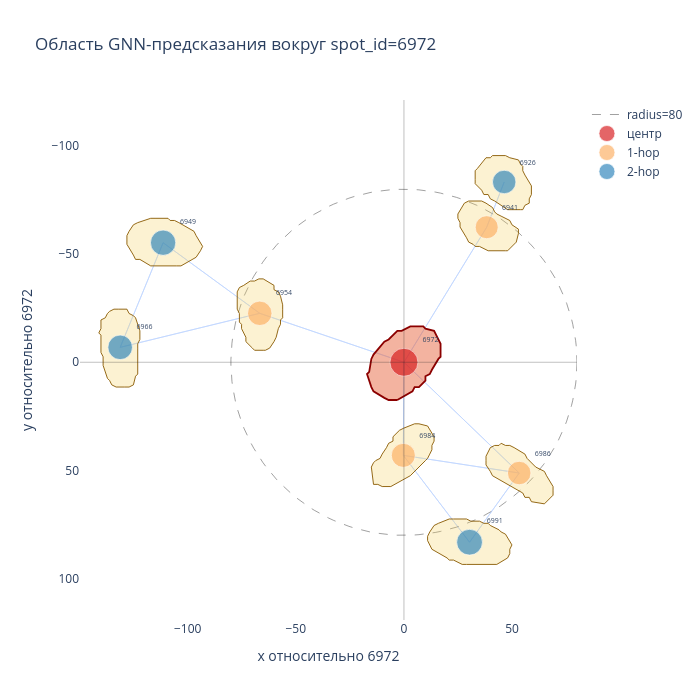

Source (notebook cell):
### Markdown cell above
## Локальная область предсказания вокруг клетки 6972

Здесь `spot_id=6972` ставится в центр координат `(0, 0)`. Рисуется k-hop окрестность по GNN-графу: при `receptive_hops = 4` это соответствует стандартному числу message passing слоёв в one-step GNN.

### Code cell
center_spot_id = 6972
receptive_hops = 2
show_contours = True
show_all_direct_radius = True

if "graph" not in globals() or "nodes" not in globals() or "pos" not in globals():
    raise RuntimeError("Сначала выполните предыдущую ячейку, которая строит GNN-граф для выбранного кадра.")

node_ids_numeric = pd.to_numeric(nodes[gnn_cfg.node_id_col], errors="coerce")
center_matches = np.flatnonzero(node_ids_numeric.to_numpy() == center_spot_id)
if len(center_matches) == 0:
    available_ids = node_ids_numeric.dropna().astype(int).tolist()
    raise ValueError(
        f"spot_id={center_spot_id} не найден в текущем графе frame={frame_index}. "
        f"Первые доступные spot_id: {available_ids[:20]}"
    )
center_idx = int(center_matches[0])
center_xy = pos[center_idx].copy()

adjacency = {index: set() for index in range(graph.num_nodes)}
for source, target in graph.edge_index.T:
    source = int(source)
    target = int(target)
    adjacency[source].add(target)
    adjacency[target].add(source)

hop_by_node = {center_idx: 0}
frontier = {center_idx}
for hop in range(1, receptive_hops + 1):
    next_frontier = set()
    for node in frontier:
        next_frontier.update(adjacency[node])
    next_frontier -= set(hop_by_node)
    for node in sorted(next_frontier):
        hop_by_node[node] = hop
    frontier = next_frontier

selected = sorted(hop_by_node, key=lambda index: (hop_by_node[index], index))
selected_set = set(selected)
relative_pos = pos - center_xy

selected_edges = []
for source, target in graph.edge_index.T:
    source = int(source)
    target = int(target)
    if source in selected_set and target in selected_set:
        selected_edges.append((source, target))

print(f"Центральная клетка spot_id: {center_spot_id}")
print(f"Абсолютные координаты центра: x={center_xy[0]:.2f}, y={center_xy[1]:.2f}")
print(f"receptive_hops: {receptive_hops}")
print(f"Узлов в области: {len(selected)} из {graph.num_nodes}")
print(f"Рёбер внутри области: {len(selected_edges)}")
print("Узлов по hop:", {hop: sum(1 for value in hop_by_node.values() if value == hop) for hop in range(receptive_hops + 1)})

hop_colors = {0: "#d7191c", 1: "#fdae61", 2: "#2b83ba", 3: "#abdda4", 4: "#8073ac"}

fig = go.Figure()

# Radius circle
if show_all_direct_radius and gnn_cfg.edge_radius is not None:
    theta = np.linspace(0, 2 * np.pi, 200)
    r = float(gnn_cfg.edge_radius)
    fig.add_trace(go.Scatter(
        x=(r * np.cos(theta)).tolist(), y=(r * np.sin(theta)).tolist(),
        mode="lines",
        line=dict(color="#555555", width=1.0, dash="dash"),
        opacity=0.55, showlegend=True, hoverinfo="skip",
        name=f"radius={gnn_cfg.edge_radius:g}",
    ))

# Edges
if selected_edges:
    edge_x, edge_y = [], []
    for source, target in selected_edges:
        edge_x += [float(relative_pos[source][0]), float(relative_pos[target][0]), None]
        edge_y += [float(relative_pos[source][1]), float(relative_pos[target][1]), None]
    fig.add_trace(go.Scatter(
        x=edge_x, y=edge_y, mode="lines",
        line=dict(color="#4f8cff", width=0.8),
        opacity=0.35, showlegend=False, hoverinfo="skip",
    ))

# Cell contours
if show_contours and "contour_xy_local" in nodes.columns:
    for index in selected:
        contour = parse_local_contour(nodes.loc[index, "contour_xy_local"])
        if contour is None:
            continue
        is_center = index == center_idx
        contour_xy = contour + relative_pos[index]
        cx = np.append(contour_xy[:, 0], contour_xy[0, 0]).tolist()
        cy = np.append(contour_xy[:, 1], contour_xy[0, 1]).tolist()
        fig.add_trace(go.Scatter(
            x=cx, y=cy, mode="lines", fill="toself",
            fillcolor="rgba(228,87,46,0.45)" if is_center else "rgba(242,201,76,0.25)",
            line=dict(color="#8b0000" if is_center else "#8a5a00", width=1.8 if is_center else 0.9),
            showlegend=False, hoverinfo="skip",
        ))

# Nodes grouped by hop
area_max_val = float(np.nanmax(pd.to_numeric(nodes["AREA"], errors="coerce").fillna(0))) if "AREA" in nodes.columns else 1.0
for hop in range(receptive_hops + 1):
    hop_nodes = [index for index in selected if hop_by_node[index] == hop]
    if not hop_nodes:
        continue
    xy = relative_pos[hop_nodes]
    if "AREA" in nodes.columns:
        area = pd.to_numeric(nodes.loc[hop_nodes, "AREA"], errors="coerce").fillna(0.0).to_numpy(dtype=float)
        sizes = (8 + 20 * np.sqrt(area / max(area_max_val, 1.0))).tolist()
    else:
        sizes = 12 if hop == 0 else 8
    hop_ids = [
        str(int(node_ids_numeric.iloc[index])) if pd.notna(node_ids_numeric.iloc[index]) else ""
        for index in hop_nodes
    ]
    fig.add_trace(go.Scatter(
        x=xy[:, 0].tolist(), y=xy[:, 1].tolist(),
        mode="markers+text",
        marker=dict(color=hop_colors.get(hop, "#999999"), size=sizes, line=dict(color="white", width=0.7)),
        text=hop_ids,
        textposition="top right", textfont=dict(size=7),
        opacity=0.95,
        name="центр" if hop == 0 else f"{hop}-hop",
    ))

fig.add_hline(y=0, line=dict(color="#222222", width=0.8), opacity=0.35)
fig.add_vline(x=0, line=dict(color="#222222", width=0.8), opacity=0.35)

fig.update_layout(
    title=f"Область GNN-предсказания вокруг spot_id={center_spot_id}",
    xaxis_title="x относительно 6972",
    yaxis_title="y относительно 6972",
    yaxis=dict(autorange="reversed", scaleanchor="x", scaleratio=1),
    xaxis=dict(constrain="domain"),
    width=700, height=700,
    plot_bgcolor="white",
)
fig.show()

### Figure 1 — Plotly figure (JSON) as saved in the notebook; plotly's stock layout.template omitted (floating-point values rounded to 4 significant figures; data arrays with more than 128 entries replaced by an {"elided": "..."} marker saying what was removed)
{"data": [{"hoverinfo": "skip", "line": {"color": "#555555", "dash": "dash", "width": 1}, "mode": "lines", "name": "radius=80", "opacity": 0.55, "showlegend": true, "type": "scatter", "x": {"elided": "200 float values"}, "y": {"elided": "200 float values"}}, {"hoverinfo": "skip", "line": {"color": "#4f8cff", "width": 0.8}, "mode": "lines", "opacity": 0.35, "showlegend": false, "type": "scatter", "x": [-111.3, -66.66, null, -111.3, -131.2, null, -0.2995, 53.28, null, -0.2995, 30.33, null, -0.2995, 0, null, -66.66, -111.3, null, -66.66, -131.2, null, -66.66, 0, null, 53.28, -0.2995, null, 53.28, 30.33, null, 53.28, 0, null, 46.34, 38.25, null, 30.33, -0.2995, null, 30.33, 53.28, null, -131.2, -111.3, null, -131.2, -66.66, null, 0, -0.2995, null, 0, -66.66, null, 0, 53.28, null, 0, 38.25, null, 38.25, 46.34, null, 38.25, 0, null], "y": [-55.27, -22.63, null, -55.27, -6.897, null, 43.04, 51.21, null, 43.04, 83.19, null, 43.04, 0, null, -22.63, -55.27, null, -22.63, -6.897, null, -22.63, 0, null, 51.21, 43.04, null, 51.21, 83.19, null, 51.21, 0, null, -83.35, -62.42, null, 83.19, 43.04, null, 83.19, 51.21, null, -6.897, -55.27, null, -6.897, -22.63, null, 0, 43.04, null, 0, -22.63, null, 0, 51.21, null, 0, -62.42, null, -62.42, -83.35, null, -62.42, 0, null]}, {"fill": "toself", "fillcolor": "rgba(228,87,46,0.45)", "hoverinfo": "skip", "line": {"color": "#8b0000", "width": 1.8}, "mode": "lines", "showlegend": false, "type": "scatter", "x": [-3.07, 1.93, 3.93, 4.93, 6.93, 9.93, 9.93, 11.93, 12.93, 15.93, 16.93, 16.93, 16.93, 14.93, 13.93, 9.93, 8.93, 4.93, 2.93, -1.07, -3.07, -7.07, -9.07, -14.07, -15.07, -16.07, -17.07, -15.07, -14.07, -9.07, -7.07, -3.07, -3.07], "y": [17.45, 14.45, 13.45, 11.45, 11.45, 8.455, 6.455, 5.455, 3.455, -1.545, -2.545, -6.545, -8.545, -12.55, -14.55, -15.55, -16.55, -16.55, -16.55, -14.55, -14.55, -10.55, -9.545, -3.545, -1.545, 4.455, 5.455, 11.45, 13.45, 16.45, 17.45, 17.45, 17.45]}, {"fill": "toself", "fillcolor": "rgba(242,201,76,0.25)", "hoverinfo": "skip", "line": {"color": "#8a5a00", "width": 0.9}, "mode": "lines", "showlegend": false, "type": "scatter", "x": [-6.07, 0.9301, 2.93, 9.93, 10.93, 11.93, 12.93, 12.93, 13.93, 13.93, 11.93, 10.93, 6.93, 4.93, -0.06992, -2.07, -5.07, -5.07, -7.07, -8.07, -10.07, -11.07, -13.07, -14.07, -15.07, -14.07, -14.07, -12.07, -10.07, -6.07, -6.07], "y": [57.45, 53.45, 52.45, 45.45, 44.45, 42.45, 40.45, 38.45, 36.45, 34.45, 31.45, 29.45, 28.45, 28.45, 30.45, 31.45, 34.45, 36.45, 37.45, 39.45, 42.45, 44.45, 45.45, 46.45, 48.45, 54.45, 56.45, 56.45, 57.45, 57.45, 57.45]}, {"fill": "toself", "fillcolor": "rgba(242,201,76,0.25)", "hoverinfo": "skip", "line": {"color": "#8a5a00", "width": 0.9}, "mode": "lines", "showlegend": false, "type": "scatter", "x": [-64.07, -62.07, -60.07, -59.07, -58.07, -57.07, -57.07, -56.07, -56.07, -56.07, -57.07, -58.07, -60.07, -60.07, -65.07, -67.07, -69.07, -71.07, -74.07, -76.07, -77.07, -77.07, -77.07, -76.07, -76.07, -76.07, -75.07, -75.07, -73.07, -73.07, -70.07, -69.07, -65.07, -64.07], "y": [-5.545, -6.545, -9.545, -11.55, -15.55, -17.55, -19.55, -20.55, -24.55, -26.55, -30.55, -32.55, -33.55, -35.55, -38.55, -38.55, -37.55, -37.55, -35.55, -34.55, -32.55, -26.55, -24.55, -22.55, -20.55, -18.55, -17.55, -15.55, -11.55, -9.545, -6.545, -5.545, -5.545, -5.545]}, {"fill": "toself", "fillcolor": "rgba(242,201,76,0.25)", "hoverinfo": "skip", "line": {"color": "#8a5a00", "width": 0.9}, "mode": "lines", "showlegend": false, "type": "scatter", "x": [64.93, 67.93, 68.93, 68.93, 68.93, 65.93, 64.93, 62.93, 60.93, 56.93, 55.93, 50.93, 48.93, 46.93, 44.93, 43.93, 41.93, 39.93, 38.93, 37.93, 37.93, 37.93, 39.93, 40.93, 54.93, 55.93, 57.93, 58.93, 64.93, 64.93], "y": [65.45, 62.45, 61.45, 59.45, 57.45, 52.45, 50.45, 49.45, 48.45, 44.45, 42.45, 39.45, 38.45, 38.45, 37.45, 38.45, 38.45, 39.45, 41.45, 43.45, 45.45, 47.45, 50.45, 52.45, 60.45, 62.45, 62.45, 64.45, 65.45, 65.45]}, {"fill": "toself", "fillcolor": "rgba(242,201,76,0.25)", "hoverinfo": "skip", "line": {"color": "#8a5a00", "width": 0.9}, "mode": "lines", "showlegend": false, "type": "scatter", "x": [47.93, 50.93, 51.93, 52.93, 52.93, 49.93, 48.93, 44.93, 42.93, 41.93, 40.93, 37.93, 35.93, 29.93, 27.93, 24.93, 24.93, 25.93, 25.93, 28.93, 29.93, 31.93, 32.93, 34.93, 36.93, 38.93, 46.93, 47.93], "y": [-51.55, -54.55, -55.55, -59.55, -61.55, -63.55, -65.55, -67.55, -68.55, -69.55, -71.55, -73.55, -74.55, -74.55, -73.55, -68.55, -66.55, -64.55, -62.55, -57.55, -55.55, -54.55, -53.55, -53.55, -52.55, -51.55, -51.55, -51.55]}, {"fill": "toself", "fillcolor": "rgba(242,201,76,0.25)", "hoverinfo": "skip", "line": {"color": "#8a5a00", "width": 0.9}, "mode": "lines", "showlegend": false, "type": "scatter", "x": [-103.1, -98.07, -96.07, -94.07, -93.07, -96.07, -97.07, -104.1, -106.1, -108.1, -109.1, -115.1, -117.1, -123.1, -125.1, -127.1, -128.1, -128.1, -128.1, -125.1, -124.1, -122.1, -119.1, -117.1, -105.1, -103.1], "y": [-44.55, -47.55, -48.55, -51.55, -53.55, -58.55, -60.55, -64.55, -65.55, -65.55, -66.55, -66.55, -66.55, -64.55, -63.55, -60.55, -58.55, -56.55, -54.55, -49.55, -47.55, -47.55, -45.55, -44.55, -44.55, -44.55]}, {"fill": "toself", "fillcolor": "rgba(242,201,76,0.25)", "hoverinfo": "skip", "line": {"color": "#8a5a00", "width": 0.9}, "mode": "lines", "showlegend": false, "type": "scatter", "x": [54.93, 55.93, 57.93, 57.93, 58.93, 58.93, 58.93, 55.93, 54.93, 54.93, 53.93, 52.93, 48.93, 46.93, 42.93, 40.93, 39.93, 37.93, 33.93, 32.93, 32.93, 32.93, 35.93, 36.93, 38.93, 39.93, 41.93, 46.93, 47.93, 53.93, 54.93], "y": [-70.55, -72.55, -73.55, -75.55, -77.55, -79.55, -81.55, -86.55, -88.55, -90.55, -91.55, -93.55, -94.55, -95.55, -95.55, -95.55, -94.55, -94.55, -89.55, -88.55, -84.55, -82.55, -79.55, -77.55, -77.55, -75.55, -74.55, -71.55, -70.55, -70.55, -70.55]}, {"fill": "toself", "fillcolor": "rgba(242,201,76,0.25)", "hoverinfo": "skip", "line": {"color": "#8a5a00", "width": 0.9}, "mode": "lines", "showlegend": false, "type": "scatter", "x": [42.93, 45.93, 47.93, 48.93, 48.93, 49.93, 47.93, 46.93, 44.93, 43.93, 39.93, 38.93, 36.93, 34.93, 30.93, 28.93, 22.93, 20.93, 15.93, 13.93, 11.93, 10.93, 10.93, 11.93, 12.93, 19.93, 20.93, 22.93, 26.93, 28.93, 42.93, 42.93], "y": [93.45, 91.45, 90.45, 88.45, 86.45, 84.45, 81.45, 79.45, 78.45, 77.45, 75.45, 74.45, 74.45, 73.45, 73.45, 72.45, 72.45, 72.45, 74.45, 75.45, 78.45, 80.45, 82.45, 84.45, 86.45, 90.45, 91.45, 91.45, 93.45, 93.45, 93.45, 93.45]}, {"fill": "toself", "fillcolor": "rgba(242,201,76,0.25)", "hoverinfo": "skip", "line": {"color": "#8a5a00", "width": 0.9}, "mode": "lines", "showlegend": false, "type": "scatter", "x": [-127.1, -125.1, -124.1, -123.1, -123.1, -123.1, -122.1, -122.1, -122.1, -124.1, -125.1, -127.1, -128.1, -132.1, -134.1, -136.1, -137.1, -138.1, -140.1, -140.1, -141.1, -140.1, -140.1, -140.1, -139.1, -139.1, -139.1, -137.1, -136.1, -135.1, -133.1, -129.1, -127.1], "y": [11.45, 10.45, 6.455, 5.455, -6.545, -8.545, -10.55, -12.55, -14.55, -20.55, -21.55, -22.55, -24.55, -24.55, -24.55, -23.55, -22.55, -20.55, -19.55, -15.55, -13.55, -12.55, -6.545, -4.545, -2.545, -0.5452, 1.455, 7.455, 8.455, 10.45, 11.45, 11.45, 11.45]}, {"marker": {"color": "#d7191c", "line": {"color": "white", "width": 0.7}, "size": [28]}, "mode": "markers+text", "name": "центр", "opacity": 0.95, "text": ["6972"], "textfont": {"size": 7}, "textposition": "top right", "type": "scatter", "x": [0], "y": [0]}, {"marker": {"color": "#fdae61", "line": {"color": "white", "width": 0.7}, "size": [24.05, 24.41, 23.48, 23.0]}, "mode": "markers+text", "name": "1-hop", "opacity": 0.95, "text": ["6984", "6954", "6986", "6941"], "textfont": {"size": 7}, "textposition": "top right", "type": "scatter", "x": [-0.2995, -66.66, 53.28, 38.25], "y": [43.04, -22.63, 51.21, -62.42]}, {"marker": {"color": "#2b83ba", "line": {"color": "white", "width": 0.7}, "size": [25.31, 23.45, 25.79, 24.53]}, "mode": "markers+text", "name": "2-hop", "opacity": 0.95, "text": ["6949", "6926", "6991", "6966"], "textfont": {"size": 7}, "textposition": "top right", "type": "scatter", "x": [-111.3, 46.34, 30.33, -131.2], "y": [-55.27, -83.35, 83.19, -6.897]}], "layout": {"height": 700, "plot_bgcolor": "white", "shapes": [{"line": {"color": "#222222", "width": 0.8}, "opacity": 0.35, "type": "line", "x0": 0, "x1": 1, "xref": "x domain", "y0": 0, "y1": 0, "yref": "y"}, {"line": {"color": "#222222", "width": 0.8}, "opacity": 0.35, "type": "line", "x0": 0, "x1": 0, "xref": "x", "y0": 0, "y1": 1, "yref": "y domain"}], "title": {"text": "Область GNN-предсказания вокруг spot_id=6972"}, "width": 700, "xaxis": {"constrain": "domain", "title": {"text": "x относительно 6972"}}, "yaxis": {"autorange": "reversed", "scaleanchor": "x", "scaleratio": 1, "title": {"text": "y относительно 6972"}}}}
